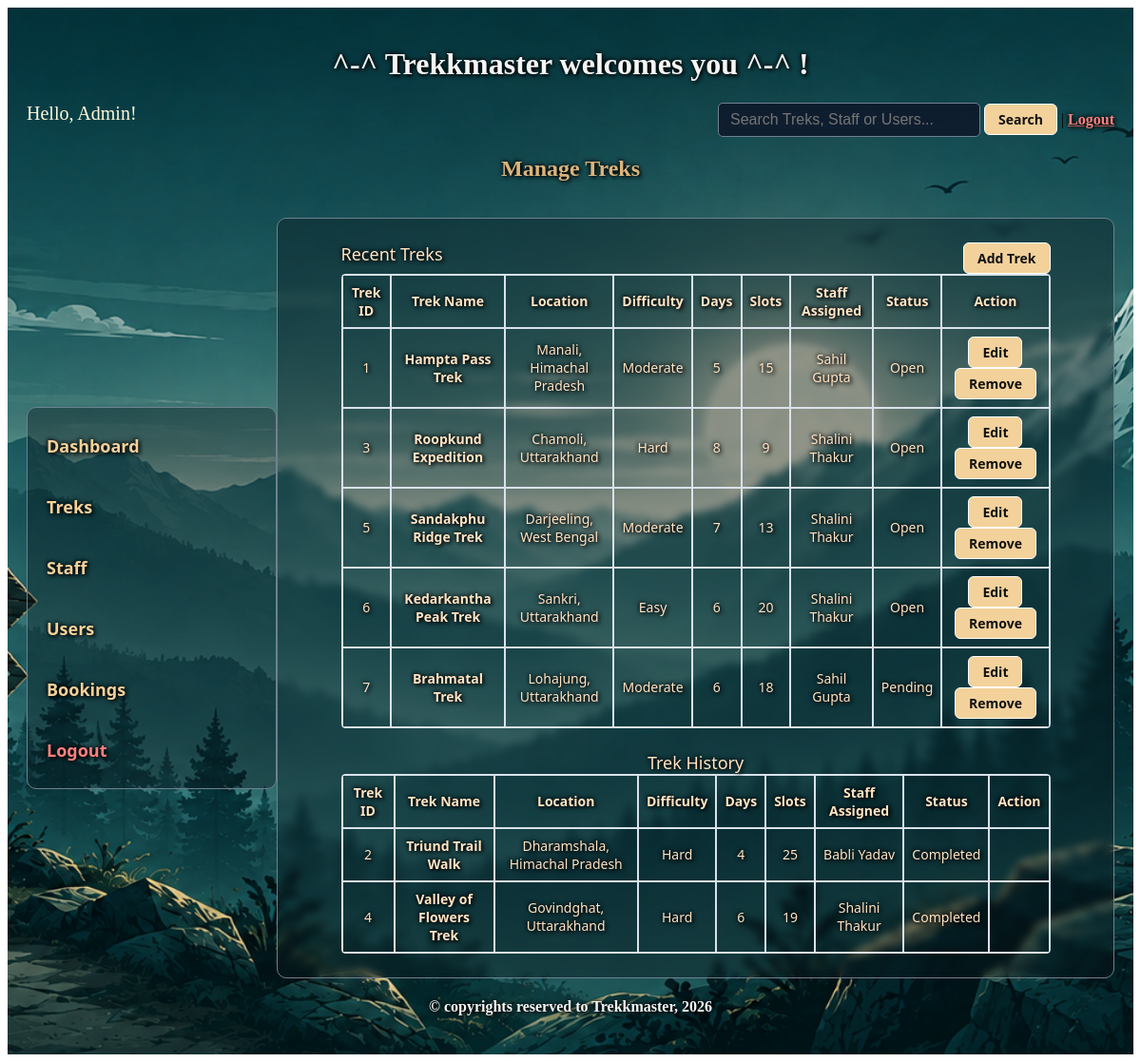
Screenshot of /manage_treks (signed in) with the database file from the repository.
### models.py (models this page shows)
class Trek(db.Model):
    __tablename__='trek'
    trek_id = db.Column(db.Integer, primary_key=True, autoincrement=True)
    trek_name = db.Column(db.String, unique = True, nullable = False)
    location = db.Column(db.String, nullable = False)
    difficulty = db.Column(db.Integer, nullable=False, default=0)  #0-easy, 1-moderate, 2- hard
    staff_assigned = db.Column(db.Integer, db.ForeignKey('staff.staff_id'), nullable = False)
    status = db.Column(db.Integer, nullable=False, default=0)  #0-open, 1-closed, 2- completed
    duration = db.Column(db.Integer, nullable = False)
    description = db.Column(db.String, nullable = False)
    av_slots = db.Column(db.Integer, nullable = False)
    st_date = db.Column(db.Date, nullable = False)
    en_date = db.Column(db.Date, nullable = False)
    bookings = db.relationship("Bookings", cascade="all, delete", backref="trek")

class Staff(db.Model):
    __tablename__='staff'
    staff_id = db.Column(db.Integer, primary_key=True)
    user_id = db.Column(db.Integer, db.ForeignKey('user_details.user_id'), nullable=False, unique=True) #linking child to parent
    full_name = db.Column(db.String, nullable=False)
    address = db.Column(db.String, nullable=False)
    phone_no = db.Column(db.String(15), nullable=False)
    status = db.Column(db.Integer, nullable=False, default=0)  #0-registered, 1-approved, 2-rejected, 4- blacklisted
    treks = db.relationship("Trek", backref="assigned_staff")

### controller.py (the view)
@app.route('/manage_treks', methods=['GET'])
@login_required
def manage_treks():
    removed_id = request.args.get('removed_id')
    if removed_id:
        trek = Trek.query.get_or_404(removed_id)
        trek.status = 4
        db.session.commit()
        return redirect(url_for('manage_treks'))
    restore_id = request.args.get('restore_id')
    if restore_id:
        trek = Trek.query.get_or_404(restore_id)
        trek.status = 0
        db.session.commit()
        return redirect(url_for('manage_treks'))
    recent_treks = Trek.query.filter(Trek.status.in_([0, 1, 2])).all()
    history_treks = Trek.query.filter(Trek.status.in_([3, 4])).all()
    return render_template("manage_treks.html", recent_treks=recent_treks, history_treks=history_treks)

### app.py (called while the page is built)
@login_manager.user_loader
def load_user(user_id):
    return User_Details.query.get(int(user_id))

### templates/manage_treks.html (shortened to what this page needs)
<!DOCTYPE html>
<html lang="en">
<head>
    <link rel="stylesheet" href="/static/main.css">
</head>
<body>
    <div class="container">
        <div class="center">
            <h1>^-^ Trekkmaster welcomes you ^-^ !</h1>
        </div>
        <div style="display: flex; justify-content: space-between;">
            <span style="text-align: left; color: cornsilk; font-size: 20px;">Hello, Admin!</span>
            <span style="text-align: right;">
                <form action="{{ url_for('search') }}" method="GET">
                    <input type="text" name="q" placeholder="Search Treks, Staff or Users..." style="width: 250px">
                    <input type="submit" value="Search"> | <a href="/admin_logout">Logout</a>
                </form>
            </span>
        </div>
        <h2 class="heading">Manage Treks</h2>
        <br>
        <div style="display: flex;">
            <div class="sidebar">
                <a href="{{ url_for('admin_dash') }}" class="normal-text-link">Dashboard</a><br>
                <a href="{{ url_for('manage_treks') }}" class="normal-text-link">Treks</a><br>
                <a href="{{ url_for('manage_staff') }}" class="normal-text-link">Staff</a><br>
                <a href="{{ url_for('manage_users') }}" class="normal-text-link">Users</a><br>
                <a href="{{ url_for('manage_bookings') }}" class="normal-text-link">Bookings</a><br>
                <a href="/admin_logout" class="normal-text-link">Logout</a>
            </div>
            <div class="dash_style">
                <table class="table" name="Recent Treks" style="width: 90%;">
                    <caption>
                        <div style="display: flex; justify-content: space-between; width: 100%">
                            <span style="text-align: left; font-size: 18px;">Recent Treks</span> <span
                                style="text-align:right;"><a href="{{ url_for('add_trek') }}"><button
                                        type="button">Add
                                        Trek</button></a></span>
                        </div>
                    </caption>
                    <tr>
                        <th>Trek ID</th>
                        <th>Trek Name</th>
                        <th>Location</th>
                        <th>Difficulty</th>
                        <th>Days</th>
                        <th>Slots</th>
                        <th>Staff Assigned</th>
                        <th>Status</th>
                        <th>Action</th>
                    </tr>
                    {% for trek in recent_treks %}
                    <tr>
                        <td>{{ trek.trek_id }}</td>
                        <td><strong>{{trek.trek_name}}</strong></td>
                        <td>{{trek.location}}</td>
                        <td>
                            {% if trek.difficulty == 0 %}Easy
                            {% elif trek.difficulty == 1 %}Moderate
                            {% elif trek.difficulty == 2 %}Hard
                            {% endif %}
                        </td>
                        <td>{{ trek.duration }}</td>
                        <td>{{ trek.av_slots }}</td>
                        <td>
                            {% if trek.assigned_staff %}
                            {{ trek.assigned_staff.full_name }}
                            {% else %}
                            <span>Unassigned</span>
                            {% endif %}
                        </td>
                        <td>
                            {% if trek.status == 0 %}Pending
                            {% elif trek.status == 1 %}Open
                            {% elif trek.status == 2 %}Closed
                            {% endif %}
                        </td>
                        <td>
                            <a href="{{ url_for('edit_trek', trek_id=trek.trek_id) }}" ><button
                                    type="button">Edit</button></a>
                            <a href="{{ url_for('manage_treks', removed_id=trek.trek_id) }}" ><button
                                    type="button">Remove</button></a>
                        </td>
                    </tr>
                    {% else %}
                    <tr>
                        <td colspan="9">No active or recent treks found. Click "+ Add Trek" to create one.</td>
                    </tr>
                    {% endfor %}
                </table>
                <br>
                <table class="table" name="Recent Treks" style="width: 90%;">
                    <Caption style="font-size: 18px;">Trek History</Caption>
                    <tr>
                        <th>Trek ID</th>
                        <th>Trek Name</th>
                        <th>Location</th>
                        <th>Difficulty</th>
                        <th>Days</th>
                        <th>Slots</th>
                        <th>Staff Assigned</th>
                        <th>Status</th>
                        <th>Action</th>
                    </tr>
                    {% for trek in history_treks %}
                    <tr>
                        <td>{{ trek.trek_id }}</td>
                        <td><strong>{{ trek.trek_name }}</strong></td>
                        <td>{{ trek.location }}</td>
                        <td>
                            {% if trek.difficulty == 0 %}Easy
                            {% elif trek.difficulty == 1 %}Moderate
                            {% elif trek.difficulty == 2 %}Hard
                            {% endif %}
                        </td>
                        <td>{{ trek.duration }}</td>
                        <td>{{ trek.av_slots }}</td>
                        <td>
                            {% if trek.assigned_staff %}
                            {{ trek.assigned_staff.full_name }}
                            {% else %}
                            None
                            {% endif %}
                        </td>
                        <td>
                            {% if trek.status == 3 %}Completed
                            {% elif trek.status == 4 %}Removed
                            {% endif %}
                        </td>
                        <td>
                        </td>
                    </tr>
                    {% else %}
                    <tr>
                        <td colspan="9">No historical treks found.</td>
                    </tr>
                    {% endfor %}
                </table>
            </div>
        </div>
        <div class="center">
            <h4>&copy; copyrights reserved to Trekkmaster, 2026</h4>
        </div>
    </div>
</body>
</html>

### static/main.css (style rules this page uses)
.container { background: url('bg.png') no-repeat center center fixed; background-size: cover; width: 100%; min-height: 100vh; box-sizing: border-box; padding: 20px; }
.heading, .center, .sidebar, .dash_style, .form_style, .single-metrics-card, .normal-text-link, a { text-shadow: 2px 2px 4px #000000, -1px -1px 4px #000000; }
.heading { text-align: center; color: rgb(218, 180, 123); }
.center { text-align: center; color: whitesmoke; }
.sidebar { background: rgba(10, 25, 30, 0.393); width: 20%; border: 1px solid slategrey; margin: auto; border-radius: 10px; font-size: 18px; font-family: 'Segoe UI', Tahoma, Geneva, Verdana, sans-serif; padding: 20px; }
.sidebar a, .normal-text-link { color: rgb(243, 209, 154); text-decoration: none; font-weight: 600; display: block; margin: 8px 0; }
.dash_style, .form_style { background: rgba(10, 25, 30, 0.393); backdrop-filter: blur(4px); -webkit-backdrop-filter: blur(6px); border: 1px solid slategrey; width: 75%; margin: auto; border-radius: 10px; font-size: 18px; font-family: 'Segoe UI', Tahoma, Geneva, Verdana, sans-serif; padding: 25px; color: #ffffff; }
input[type="text"], input[type="email"], input[type="password"], input[type="number"], input[type="date"], textarea, select { background-color: rgba(15, 23, 42, 0.85); color: #ffffff; border: 1px solid slategrey; border-radius: 5px; padding: 8px 12px; font-size: 16px; }
.button, button, input[type="button"], input[type="submit"], .btn { font-size: 14px; font-family: 'Segoe UI', Tahoma, Geneva, Verdana, sans-serif; background-color: rgb(243, 209, 154) !important; color: #111111 !important; border: 1px solid #ffffff !important; border-radius: 6px; padding: 6px 14px; font-weight: 700; cursor: pointer; text-shadow: none !important; opacity: 1 !important; transition: background-color 0.2s, transform 0.1s; }
.table { border-spacing: 0; width: 100%; border: 1px solid rgb(217, 226, 235); margin: auto; border-radius: 4px; font-size: 14px; color: bisque; font-family: 'Segoe UI', Tahoma, Geneva, Verdana, sans-serif; text-align: center; }
.table th, .table td { border: 1px solid rgb(217, 226, 235); padding: 8px; }
.logout-link, a[href*="admin_logout"], a[href*="staff_logout"], a[href*="user_logout"] { color: #ff8080 !important; font-weight: bold; }

### rows the page displays
Trek: trek_id "1", trek_name "Hampta Pass Trek", location "Manali, Himachal Pradesh", difficulty "Moderate", duration "5", av_slots "15", assigned_staff.full_name "Sahil Gupta", status "Open"
Trek: trek_id "3", trek_name "Roopkund Expedition", location "Chamoli, Uttarakhand", difficulty "Hard", duration "8", av_slots "9", assigned_staff.full_name "Shalini Thakur", status "Open"
Trek: trek_id "5", trek_name "Sandakphu Ridge Trek", location "Darjeeling, West Bengal", difficulty "Moderate", duration "7", av_slots "13", assigned_staff.full_name "Shalini Thakur", status "Open"
Trek: trek_id "6", trek_name "Kedarkantha Peak Trek", location "Sankri, Uttarakhand", difficulty "Easy", duration "6", av_slots "20", assigned_staff.full_name "Shalini Thakur", status "Open"
Trek: trek_id "7", trek_name "Brahmatal Trek", location "Lohajung, Uttarakhand", difficulty "Moderate", duration "6", av_slots "18", assigned_staff.full_name "Sahil Gupta", status "Pending"
Trek: trek_id "2", trek_name "Triund Trail Walk", location "Dharamshala, Himachal Pradesh", difficulty "Hard", duration "4", av_slots "25", assigned_staff.full_name "Babli Yadav", status "Completed"
Trek: trek_id "4", trek_name "Valley of Flowers Trek", location "Govindghat, Uttarakhand", difficulty "Hard", duration "6", av_slots "19", assigned_staff.full_name "Shalini Thakur", status "Completed"
